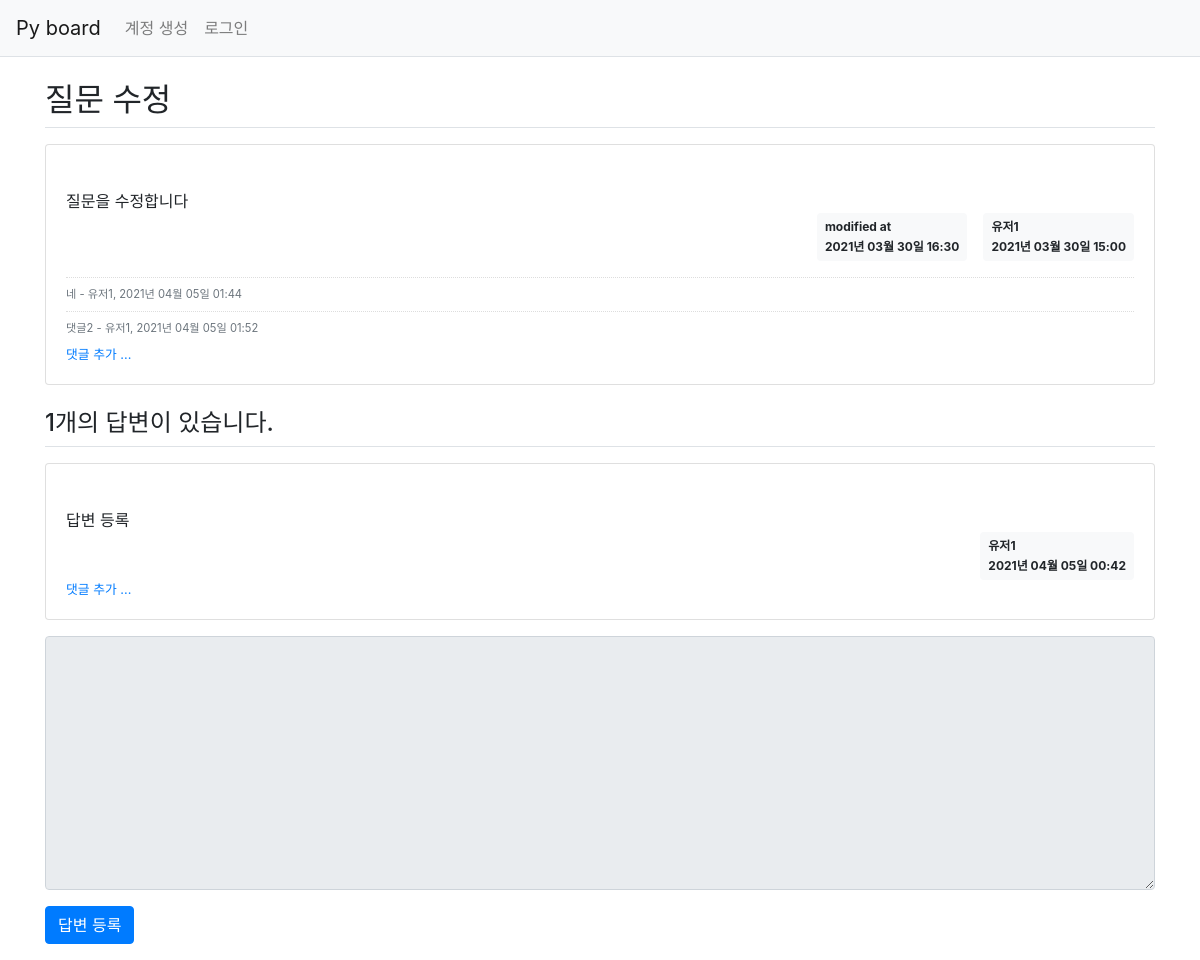
Before: /question/detail/303/ with the older database file.
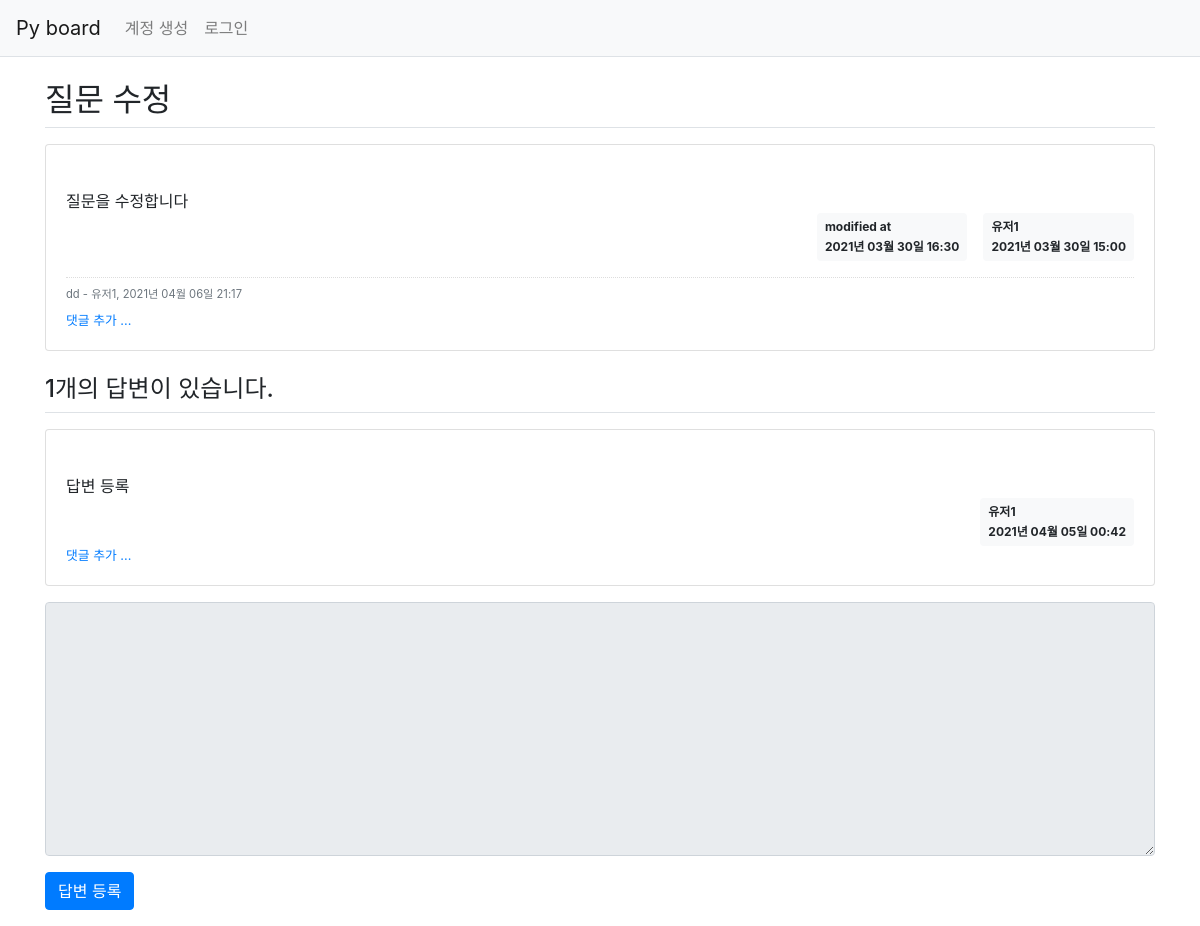
After: the same page with the newer database file.
### pyboard/models.py (models this page shows)
class Question(db.Model):
    modify_date = db.Column(db.DateTime(),nullable=True)
    id = db.Column(db.Integer, primary_key = True)
    subject = db.Column(db.String(200), nullable = False)
    content = db.Column(db.Text(), nullable = False)
    create_date = db.Column(db.DateTime(), nullable = False)
    user_id = db.Column(db.Integer, db.ForeignKey('user.id',
            ondelete='CASCADE'),nullable=False)
    user = db.relationship('User',backref=db.backref('question_set'))

class User(db.Model):
    id = db.Column(db.Integer,primary_key = True)
    username = db.Column(db.String(150),unique = True, nullable = False)
    pw = db.Column(db.String(200), nullable = False)
    email = db.Column(db.String(120),unique = True, nullable = False)

class Comment(db.Model):
    id = db.Column(db.Integer,primary_key=True)
    user_id = db.Column(db.Integer, db.ForeignKey('user.id',ondelete="CASCADE"),
                        nullable = False)
    user = db.relationship('User', backref=db.backref('comment_set'))
    content = db.Column(db.Text(),nullable=False)
    create_date = db.Column(db.DateTime(),nullable=False)
    modify_date = db.Column(db.DateTime())
    question_id = db.Column(db.Integer, db.ForeignKey('question.id',ondelete='CASCADE'),
                            nullable=True)
    question = db.relationship('Question',backref=db.backref('comment_set'))
    answer_id= db.Column(db.Integer,db.ForeignKey('answer.id',ondelete='CASCADE'),
                         nullable=True)
    answer = db.relationship('Answer',backref=db.backref('comment_set'))

class Answer(db.Model):
    modify_date = db.Column(db.DateTime(), nullable=True)
    id = db.Column(db.Integer, primary_key = True)
    question_id = db.Column(db.Integer, db.ForeignKey('question.id', ondelete = 'CASCADE'))
    question = db.relationship('Question',backref = db.backref('answer_set', cascade='all, delete-orphan')) #참조
    content = db.Column(db.Text(), nullable=False)
    create_date = db.Column(db.DateTime(), nullable=False)
    user_id = db.Column(db.Integer, db.ForeignKey('user.id',
            ondelete='CASCADE'), nullable=False)
    user = db.relationship('User', backref=db.backref('answer_set'))

### pyboard/views/question_views.py (the view)
@bp.route('/detail/<int:question_id>/')
def detail(question_id):
    form = AnswerForm()
    q = Question.query.get_or_404(question_id)
    return render_template('question/question_detail.html',question = q, form = form)

### pyboard/forms.py
class AnswerForm(FlaskForm):
    content = TextAreaField('내용',validators=[DataRequired('내용은 필수입력 항목입니다.')])

### pyboard/filter.py (called while the page is built)
def format_datetime(value, fmt ='%Y년 %m월 %d일 %H:%M'):
    return value.strftime(fmt)

### pyboard/views/auth_views.py (called while the page is built)
@bp.before_app_request
def load_login_user():
    user_id = session.get('user_id')
    if user_id is None:
        g.user = None
    else:
        g.user = User.query.get(user_id)

### pyboard/templates/question/question_detail.html (shortened to what this page needs)
{% extends 'base.html' %}
{% block content %}
<div class='container my-3'>
    <h2 class='border-bottom py-2'>
        {{question.subject}}
    </h2>
    <div class='card my-3'>
        <div class='card-body'>
            <div class='card-text' style='white-space:pre-line;'>
                {{question.content}}
            </div>
            <div class='d-flex justify-content-end'>
                {% if question.modify_date %}
                <div class='badge badge-light p-2 text-left mx-3'>
                    <div class='mb-2'>modified at</div>
                    <div>{{question.modify_date|datetime}}</div>
                </div>
                {% endif %}
                <div class='badge badge-light p-2 text-left'>
                    <div class='mb-2'>{{question.user.username}}</div>
                    <div>{{question.create_date|datetime}}</div>
                </div>
            </div>
            {% if question.comment_set | length >0 %}
            <div class='mt-3'>
                {% for comment in question.comment_set %}
                <div class='comment py-2 text-muted'>
                    <span style='white-space: pre-line;'>{{comment.content}}</span>
                    <span>- {{comment.user.username}}, {{comment.create_date|datetime}}
                    </span>
                </div>
                {% endfor %}
            </div>
            {% endif %}
            <div>
                <a href='{{url_for("comment.create_question",question_id=question.id)}}' class='small'>
                    댓글 추가 ...
                </a>
            </div>
        </div>
    </div>
    <h4 class='border-bottom my-3 py-2'>{{question.answer_set | length }}개의 답변이 있습니다.</h4>
    {% for a in question.answer_set %}
    <div class='card my-3'>
        <div class='card-body'>
            <div class='card-text' style='white-space:pre-line;'>
                {{a.content}}
            </div>
            <div class='d-flex justify-content-end'>
                <div class='badge badge-light p-2 text-left'>
                    <div class='mb-2'>{{question.user.username}}</div>
                    <div>{{a.create_date|datetime}}</div>
                </div>
            </div>
            <div>
                <a href='{{ url_for("comment.create_answer", answer_id=a.id) }}' class='small'>
                    댓글 추가 ...
                </a>
            </div>
        </div>
    </div>
    {% endfor %}
    <form action="{{url_for('answer.create',question_id=question.id)}}" method='post' class='my-3'>
        <div class='form-group'>
            <textarea {% if not g.user %}disabled{% endif %} name='content' id='content' class='form-control'
                rows='10'></textarea>
        </div>
        <input type='submit' value="답변 등록" class='btn btn-primary'>
    </form>
</div>
{% endblock %}

### pyboard/templates/base.html (shortened to what this page needs)
<!DOCTYPE html>
<html lang="ko">
<head>
    <link rel="stylesheet" href="{{ url_for('static', filename='bootstrap.min.css') }}">
    <link rel="stylesheet" href="{{ url_for('static', filename='style.css') }}">
</head>
<body>
    {% include 'navbar.html' %}
    {% block content %}
    {% endblock %}
</body>
</html>

### pyboard/templates/navbar.html (shortened to what this page needs)
<nav class='navbar navbar-expand-lg navbar-light bg-light border-bottom'>
    <a class='navbar-brand' href='{{url_for("main.index")}}'>Py board</a>
    <div class='collapse navbar-collapse flex-grow-0' id='navbarNav'>
        {% if g.user %}
        <ul class='navbar-nav'>
            <li class='nav-item'>
                <a class='nav-link' href='{{url_for("auth.logout")}}'>
                    {{g.user.username}} (로그아웃)
                </a>
            </li>
        </ul>
        {% else %}
        <ul class='navbar-nav'>
            <li class='nav-item'>
                <a class='nav-link' href='{{url_for("auth.signup")}}'>계정 생성</a>
            </li>
            <li class="nav-item ">
                <a class="nav-link" href='{{url_for("auth.login")}}'>로그인</a>
            </li>
        </ul>
        {% endif %}
    </div>
</nav>

### pyboard/static/style.css (style rules this page uses)
.comment { border-top: dotted 1px #ddd; font-size: 0.7em; }

Changed rows visible on the page:
removed Comment: content "네", user.username "유저1", create_date "2021년 04월 05일 01:44"
removed Comment: content "댓글2", user.username "유저1", create_date "2021년 04월 05일 01:52"
added Comment: content "dd", user.username "유저1", create_date "2021년 04월 06일 21:17"
